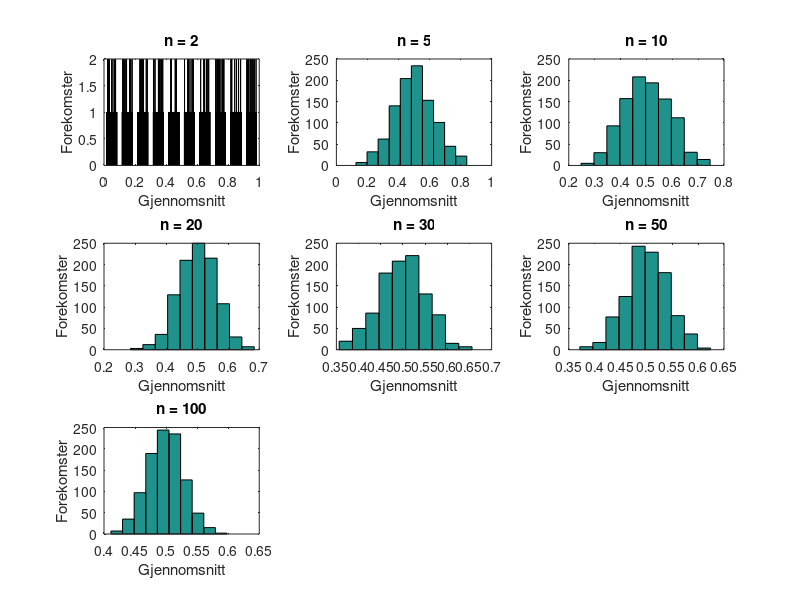

Write MATLAB code to recreate this figure.
% niutval= [2]; % 5 10 20 30 50 100
% AntallUtval=1000;
% pauseint=0.05;
% n=5;
% p=0.2;
% for(i=1:AntallUtval)	
% 	utval=binornd(n,p, niutval,1);	
% 	gjsnitt(i)=mean(utval);
% 	subplot(1,2,1);
% 	hist(utval);
% 	subplot(1,2,2);
% 	hist(gjsnitt(1:i));
% 	pause(pauseint)
% end
sample_size=[2 5 10 20 30 50 100];
number_of_sizes=length(sample_size);
for i=1:number_of_sizes
unif_sample_matrix=rand(sample_size(i),1000);
if i>1
unif_sample_matrix_mean=mean(unif_sample_matrix);
end
if i==1
unif_sample_matrix_mean=unif_sample_matrix;
end
samplesize_string=num2str(sample_size(i));
subplot(3,3,i);
hist(unif_sample_matrix_mean);
xlabel('Gjennomsnitt');
ylabel('Forekomster');
title(['n = ',samplesize_string]);
end
